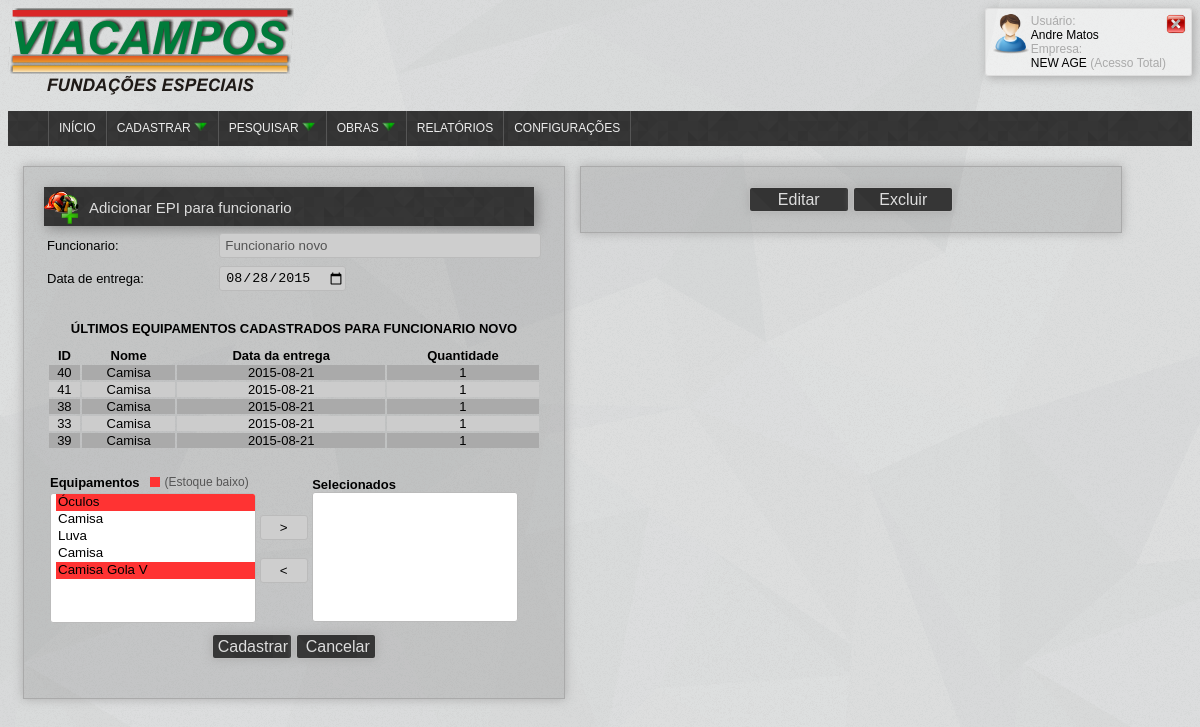
/administrator/add_epiXfunc.php?tipo=cadastrar&id=48 (signed in), run on the app's committed database.
### tables this page shows
CREATE TABLE IF NOT EXISTS `funcionario` (
  `id_tabela` int(11) NOT NULL,
  `cod_serie` varchar(255) NOT NULL,
  `id` int(11) NOT NULL,
  `nome` varchar(255) NOT NULL,
  `cpf` varchar(14) NOT NULL,
  `rg` varchar(12) NOT NULL,
  `org_em_rg` varchar(255) NOT NULL,
  `data_em_rg` date NOT NULL,
  `num_tit_eleitor` varchar(30) NOT NULL,
  `data_nasc` date NOT NULL,
  `telefone` varchar(15) NOT NULL,
  `email` varchar(255) NOT NULL,
  `email_empresa` varchar(255) NOT NULL,
  `senha` varchar(255) NOT NULL,
  `is_admin` int(11) NOT NULL,
  `id_cbo` int(11) NOT NULL,
  `id_endereco` int(11) NOT NULL,
  `id_turno` int(11) NOT NULL,
  `id_empresa` int(11) NOT NULL,
  `id_empresa_filial` int(11) NOT NULL,
  `id_supervisor` int(11) NOT NULL,
  `id_dados_bancarios` int(11) NOT NULL,
  `data_adm` date NOT NULL COMMENT 'Data de admissão',
  `data_dem` date NOT NULL COMMENT 'Data de demissão',
  `salario_base` double NOT NULL,
  `qtd_horas_sem` int(11) NOT NULL,
  `num_cart_trab` varchar(50) NOT NULL,
  `num_serie_cart_trab` varchar(50) NOT NULL,
  `id_uf_cart_trab` int(11) NOT NULL COMMENT 'id do estado',
  `num_pis` varchar(20) NOT NULL,
  `data_ini` date NOT NULL COMMENT 'data inicio da validade do registro',
  `data_fim` date NOT NULL COMMENT 'data fim da validade do registro',
  `oculto` int(11) NOT NULL
);

CREATE TABLE IF NOT EXISTS `equipamentos_func` (
  `id` int(11) NOT NULL,
  `codigo` varchar(50) NOT NULL,
  `nome_epi` varchar(255) NOT NULL,
  `descricao` varchar(500) NOT NULL,
  `id_empresa` int(11) NOT NULL,
  `quantidade` int(11) NOT NULL,
  `epi` int(11) NOT NULL COMMENT 'Se é ou não um equipamento de proteção individual'
);

CREATE TABLE IF NOT EXISTS `funcionario_epi` (
  `id` int(11) NOT NULL,
  `id_func` int(11) NOT NULL,
  `id_epi` int(11) NOT NULL,
  `data_entrega` date NOT NULL,
  `quantidade` int(11) NOT NULL
);

### model/class_funcionario_bd.php (called while the page is built, shortened)
<?php
include_once("class_epi_bd.php");
require_once(dirname(__FILE__) . "/../global.php");
class Funcionario{
	public function get_func_id($id){
		 $sql = new Sql();
		 $g = new Glob();
		 $query = "SELECT * FROM funcionario WHERE id= '%s' && oculto = 0";
		 $result = $g->tratar_query($query, $id);
		 if(@mysql_num_rows($result) == 0){
            return false;
	     }else{
	     	$row = mysql_fetch_array($result, MYSQL_ASSOC);
	     	$this->id = $row['id'];
	     	$this->nome = $row['nome'];
	     	return $this;
	     }
	}
}
 ?>

### global.php (called while the page is built, shortened)
<?php
class Glob{
    function tratar_query($query)
    {
        $args = func_get_args();
        $query = array_shift($args);
        foreach ($args as $key => $arg) {
            if (is_string($arg)) {
                $args[$key] = mysql_real_escape_string($arg);
            }
        }
        array_unshift($args, $query);
        $query = call_user_func_array('sprintf', $args);
        return mysql_query($query);
    }
}
?>

### model/class_epi_bd.php (called while the page is built, shortened)
<?php
include_once("../global.php");
class Epi{
	public function get_epi_func($id_func){
		$sql = new Sql();
		$g = new Glob();
		$lista = array();
		$query = "SELECT * FROM `equipamentos_func` inner JOIN funcionario_epi WHERE equipamentos_func.id = funcionario_epi.id_epi and funcionario_epi.id_func = %s ORDER BY data_entrega DESC";
		$query_tra = $g->tratar_query($query, $id_func);
		while($row = mysql_fetch_array($query_tra)){
		    $u = new Epi();
			foreach($row as $k => $v)
				$u->$k = $v;
			$lista[] = $u;
		}
		return $lista;
	}
}
?>

### administrator/add_epiXfunc.php (the view, shortened to what this page needs)
<?php
 include("../model/class_epi_bd.php");
 include_once("../model/class_rend_double_select.php");
 include("../model/class_funcionario_bd.php");
 ?>
<head>
   <link rel="stylesheet" type="text/css" href="style.css">
</head>
<body>
   <?php include_once("../view/topo.php"); ?>
   <div class="formulario">
   <?php if(isset($_GET['tipo']) && $_GET['tipo'] == 'cadastrar'){ ?>
           <div class="title-box" style="float:left"><div style="float:left"><img src="../images/icon-add-epi.png" width="35px"></div><div style="float:left; margin-top:10px; margin-left:10px;"><span class="title">Adicionar EPI para funcionario</span></div></div>
           <?php
                     $func = new Funcionario();
                     $func = $func->get_func_id($_GET['id']);
            ?>
            <form method="POST" id="add_epiXfunc" action="add_epiXfunc.php" onsubmit="return validate(this)">
                  <table border="0" style="width:100%">
                      <tr>
                           <td><span>Funcionario:</td>
                           <td><input style="width:100%" type="text" id="funcionario" disabled name="funcionario" value="<?php echo $func->nome; ?>"></td>
                      </tr>
                      <tr> <td ><span>Data de entrega:</span></td> <td><input type="date" id="data" name="data" value='<?php echo date("Y-m-d"); ?>'></td></tr>
                      <tr>
                          <td colspan="2">
                              <?php
                                   $u = new Epi();
                                    $epi_func = $u->get_epi_func($func->id);
                                    $aux=0;
                                    echo '<table class="exibe_equipamentos" border="0">';
                                    echo '<tr><td colspan="4" style="padding:10px;"><span><b>ÚLTIMOS EQUIPAMENTOS CADASTRADOS PARA '.strtoupper($func->nome).'</b></span></td></tr>';
                                    echo '<tr> <td><span><b>ID</b></span></td> <td><span><b>Nome</b></span></td> <td><span><b>Data da entrega</b></span></td><td><span><b>Quantidade</b></span></td></tr>';
                                    foreach ($epi_func as $key => $value) {
                                       if($aux%2 == 0)
                                          echo '<tr style="background-color:#aaa"><td><span>'.$epi_func[$key]->id.'</span></td><td><span>'.$epi_func[$key]->nome_epi.'</span></td><td><span>'.$epi_func[$key]->data_entrega.'</span></td><td><span>'.$epi_func[$key]->quantidade.'</span></td></tr>';
                                       else
                                          echo '<tr style="background-color:#ccc"><td><span>'.$epi_func[$key]->id.'</span></td><td><span>'.$epi_func[$key]->nome_epi.'</span></td><td><span>'.$epi_func[$key]->data_entrega.'</span></td><td><span>'.$epi_func[$key]->quantidade.'</span></td></tr>';
                                        $aux++;
                                        if($aux >= 5)break;
                                    }
                                    echo '</table>';
                               ?>
                          </td>
                      </tr>
                      <tr>
                              <td colspan="2">
                                  <div id="equipamentos">
                                </div>
                              </td>
                     </tr>
                     <tr>
                        <td colspan="3" style="text-align:center">
                          <input style="width:80px;" type="submit" name="button" class="button" id="buttonAvancar" onclick="selectAll()" value="Cadastrar">
                          <input style="width:80px;" name="button" class="button" onclick="window.location.href='add_epiXfunc.php'" id="button" value="Cancelar">
                        </td>
                     </tr>
                  </table>
               </form>
   <?php }else if(isset($_GET['tipo']) && $_GET['tipo'] == 'editar'){ ?>
            <div class="title-box" style="float:left"><div style="float:left"><img src="../images/edit-icon.png" width="35px"></div><div style="float:left; margin-top:10px; margin-left:10px;"><span class="title">Editar EPI para funcionario</span></div></div>
                 <?php
                     $func = new Funcionario();
                     $func = $func->get_func_id($_GET['id']);
                     $u = new Epi();
                     $epi_func = $u->get_epi_func($func->id);
                  ?>
            <form method="POST" id="add_epiXfunc" action="add_epiXfunc.php" onsubmit="return validate(this)">
                  <table border="0" style="width:100%; text-align:center">
                      <input type="hidden" id="tipo" name="tipo" value="cadastrar">
                      <input type="hidden" id="id_func" name="id_func" value="<?php echo $func->id; ?>">
                      <tr><td style="width:100px;"><span>Funcionario:</td><td colspan="4"><input style="width:100%" type="text" id="funcionario" disabled name="funcionario" value="<?php echo $func->nome; ?>">
                      <tr> <td ><span>ID</span></td> <td><span>Nome</span></td> <td><span>Quantidade</span></td><td><span>Data</span></td></tr>
                      <?php foreach ($epi_func as $key => $value) {
                        echo '<tr><td><span>'.$epi_func[$key]->id.'</span></td><td><span>'.$epi_func[$key]->nome_epi.'</span></td><td><span>'.$epi_func[$key]->quantidade.'</span></td><td><span>'.$epi_func[$key]->data_entrega.'</span></td></tr>';
                      } ?>
                     <tr>
                        <td colspan="4" style="text-align:center">
                          <input style="width:80px;" type="button" name="button" class="button" id="buttonAvancar" onclick="selectAll()" value="Editar">
                          <input style="width:80px;" type="button" name="button" class="button" onclick="window.location.href='add_epiXfunc.php'" id="button" value="Cancelar">
                        </td>
                     </tr>
                  </table>
               </form>
   <?php }?>
    </div>
    <?php include("informacoes_func_epi.php") ?>
</body>

### administrator/style.css (style rules this page uses)
body { background: url("../images/shattered.png"); font-family: Arial; }
body span, body table tr td span { font-size: 13px; }
.title { font-size:15px; }
.title-box { box-shadow: 2.8px 2.8px 12px #888; width: 98%; background: url("../images/footer_lodyas.png"); background-size: 200px; color: #ddd; padding: 2px 0px 2px 0px; float:left; }
.formulario table { margin-top: 10px; }
.formulario table td { padding-top:5px; }
.formulario table input { background-color: #cecece; border: 1px solid #bcbcbc; height:30px; border: 0; transition: all 0.5s; }
.formulario { padding:20px; box-shadow: 0px 0px 10px #aaa; float: left; margin-top: 20px; margin-left: 15px; border: 1px solid#aaa; margin-bottom: 20px; width: 500px; text-align: center; background-color: rgba(100,100,100,0.2); }
.formulario form input, .formulario form select { height: 25px; border: 1px solid#bbb; padding-left: 5px; border-radius: 3px; }
.button { background: url("../images/footer_lodyas.png"); width: 100px; height: 25px; color:#ddd; border: 1px solid#bbb; border-radius: 3px; text-align: center; font-size:16px; box-shadow: 0px 0px 10px #aaa; }
.exibe_equipamentos { width:100%; text-align:center; }
.exibe_equipamentos tr td { padding: 0px; }

### data on the page
funcionario: funcionario "Funcionario novo", nome "FUNCIONARIO NOVO"
equipamentos_func: funcionario_epi.id "40", nome_epi "Camisa", funcionario_epi.data_entrega "2015-08-21", funcionario_epi.quantidade "1", funcionario_epi.id "41", funcionario_epi.id "38", funcionario_epi.id "39"
equipamentos_func: funcionario_epi.id "33", nome_epi "Camisa", funcionario_epi.data_entrega "2015-08-21", funcionario_epi.quantidade "1"

### other printed values
$_SESSION["user"] "Andre Matos"
$_SESSION['empresa'] "NEW AGE"
$nivel_acesso "Acesso Total"
$titleAvaliable "Equipamentos"
$titleSelected "Selecionados"
